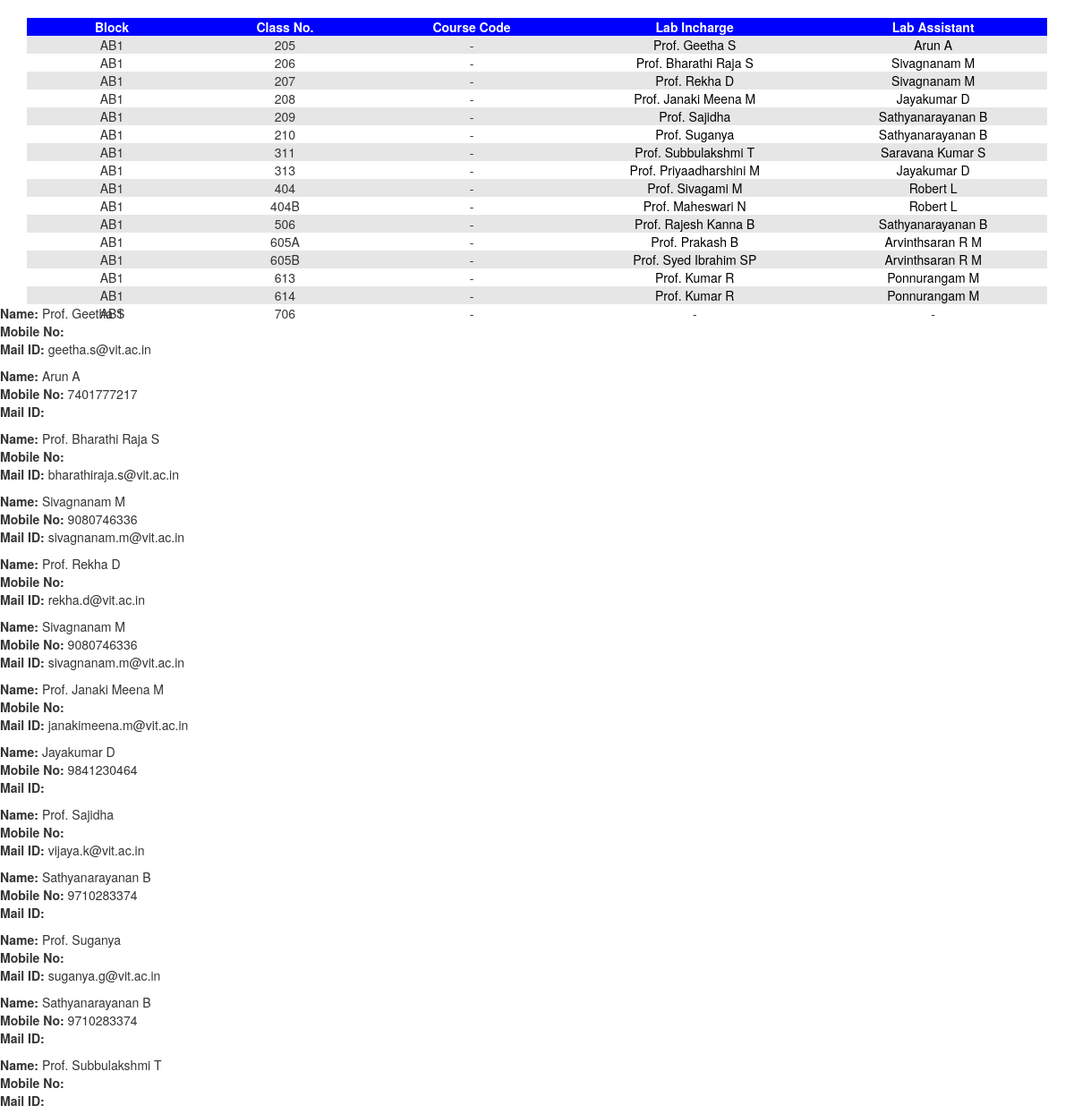
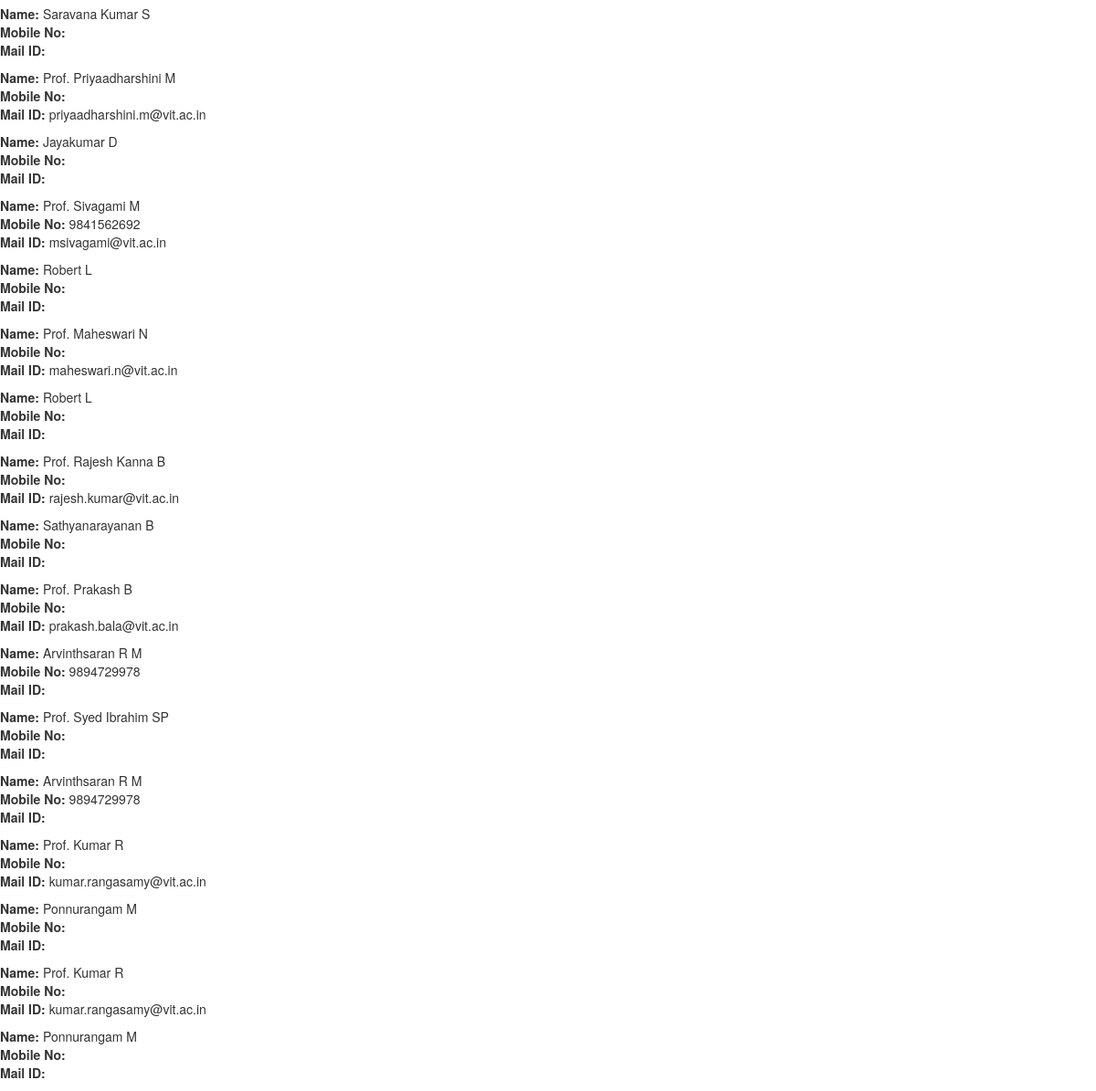
The app's page /1.php with its own data (2 pictures, top to bottom).
### tables this page shows
CREATE TABLE `lab` (
  `block` varchar(10) NOT NULL,
  `cno` varchar(10) NOT NULL,
  `l1` varchar(10) DEFAULT NULL,
  `l3` varchar(10) DEFAULT NULL,
  `l5` varchar(10) DEFAULT NULL,
  `l7` varchar(10) DEFAULT NULL,
  `l9` varchar(10) DEFAULT NULL,
  `l11` varchar(10) DEFAULT NULL,
  `l13` varchar(10) DEFAULT NULL,
  `l15` varchar(10) DEFAULT NULL,
  `l19` varchar(10) DEFAULT NULL,
  `l21` varchar(10) DEFAULT NULL,
  `l23` varchar(10) DEFAULT NULL,
  `l25` varchar(10) DEFAULT NULL,
  `l27` varchar(10) DEFAULT NULL,
  `l29` varchar(10) DEFAULT NULL,
  `l31` varchar(10) DEFAULT NULL,
  `l33` varchar(10) DEFAULT NULL,
  `l35` varchar(10) DEFAULT NULL,
  `l37` varchar(10) DEFAULT NULL,
  `l39` varchar(10) DEFAULT NULL,
  `l41` varchar(10) DEFAULT NULL,
  `l43` varchar(10) DEFAULT NULL,
  `l45` varchar(10) DEFAULT NULL,
  `l47` varchar(10) DEFAULT NULL,
  `l49` varchar(10) DEFAULT NULL,
  `l51` varchar(10) DEFAULT NULL,
  `l53` varchar(10) DEFAULT NULL,
  `l55` varchar(10) DEFAULT NULL,
  `l57` varchar(10) DEFAULT NULL,
  `l59` varchar(10) DEFAULT NULL
);

CREATE TABLE `incharge` (
  `block` varchar(10) NOT NULL,
  `cno` varchar(10) NOT NULL,
  `inc_name` varchar(25) DEFAULT NULL,
  `inc_no` bigint(10) DEFAULT NULL,
  `inc_mail` varchar(50) DEFAULT NULL,
  `ast_name` varchar(25) DEFAULT NULL,
  `ast_no` bigint(10) DEFAULT NULL,
  `ast_mail` varchar(50) DEFAULT NULL
);

### 1.php (the view, shortened to what this page needs)
<!doctype html>
<html>
<head>
		<link rel="stylesheet" href="https://code.jquery.com/mobile/1.4.5/jquery.mobile-1.4.5.min.css" />
		<link rel="stylesheet" href="https://maxcdn.bootstrapcdn.com/bootstrap/3.3.7/css/bootstrap.min.css">
</head>
</html>
<?php
$conn=openCon();
$a = "SELECT * FROM lab,incharge WHERE (incharge.block=lab.block and incharge.cno=lab.cno) ORDER BY incharge.block,incharge.cno";
$result=mysqli_query($conn,$a);
$i=0;
while($row=mysqli_fetch_array($result))
{
	$fn[$i]=$row['inc_name'];
	$fp[$i]=$row['inc_no'];
	$fm[$i]=$row['inc_mail'];
	$an[$i]=$row['ast_name'];
	$ap[$i]=$row['ast_no'];
	$am[$i]=$row['ast_mail'];
	$i++;
}
echo "<div class='container'>
<div class='table-responsive'><table align='center'>
		<tr>
			<th>Block</th>
			<th>Class No.</th>
			<th>Course Code</th>
			<th>Lab Incharge</th>
			<th>Lab Assistant</th>
		</tr>";
$result=mysqli_query($conn,$a);
$ls=$_GET['ls'];
	$i=0;
	while($row=mysqli_fetch_array($result))
	{
		echo "<tr><td>".$row['block']."</td><td>".$row['cno']."</td>";
		if($row[$ls]==NULL)
			echo "<td>-</td>";
		else
			echo "<td>".$row[$ls]."</td>";
		if($row['inc_name']==NULL)
			echo "<td>-</td>";
		else
			echo "<td><a href='#popupa".$i."' data-rel='popup' data-transition='pop' style='color: black;'>Prof. ".$row['inc_name']."</a></td>";
		if($row['ast_name']==NULL)
			echo "<td>-</td>";
		else
			echo "<td><a href='#popupb".$i."' data-rel='popup' data-transition='pop' style='color: black;'>".$row['ast_name']."</a></td></tr>";
		$i++;
	}
echo "</table></div></div>";
for($j=0;$j<15;$j++)
{
echo "
	<div data-role='popup' id='popupa".$j."'>
		<p><b>Name:</b> Prof. ".$fn[$j]."<br /><b>Mobile No:</b> ".$fp[$j]."<br /><b>Mail ID:</b> ".$fm[$j]."</p>
	</div>
	<div data-role='popup' id='popupb".$j."'>
		<p><b>Name:</b> ".$an[$j]."<br /><b>Mobile No:</b> ".$ap[$j]."<br /><b>Mail ID:</b> ".$am[$j]."</p>
	</div>";
}
?>

### 1.php (style rules this page uses)
td { text-align: center; }
th { background-color: blue; color: white; text-align: center; width: 5%; }
tr:nth-child(even) { background-color: #e6e6e6; }
table { cursor: default; white-space: nowrap; min-width: 550px; }
a { cursor: pointer; }
a:link { text-decoration: none; color: black; }
.container { position: relative; top: 20px; }

### records on screen
lab: incharge.block "AB1", incharge.cno "205", incharge.inc_name "Geetha S", incharge.ast_name "Arun A"
lab: incharge.block "AB1", incharge.cno "206", incharge.inc_name "Bharathi Raja S", incharge.ast_name "Sivagnanam M"
lab: incharge.block "AB1", incharge.cno "207", incharge.inc_name "Rekha D", incharge.ast_name "Sivagnanam M"
lab: incharge.block "AB1", incharge.cno "208", incharge.inc_name "Janaki Meena M", incharge.ast_name "Jayakumar D"
lab: incharge.block "AB1", incharge.cno "209", incharge.inc_name "Sajidha", incharge.ast_name "Sathyanarayanan B"
lab: incharge.block "AB1", incharge.cno "210", incharge.inc_name "Suganya", incharge.ast_name "Sathyanarayanan B"
lab: incharge.block "AB1", incharge.cno "311", incharge.inc_name "Subbulakshmi T", incharge.ast_name "Saravana Kumar S"
lab: incharge.block "AB1", incharge.cno "313", incharge.inc_name "Priyaadharshini M", incharge.ast_name "Jayakumar D"
lab: incharge.block "AB1", incharge.cno "404", incharge.inc_name "Sivagami M", incharge.ast_name "Robert L"
lab: incharge.block "AB1", incharge.cno "404B", incharge.inc_name "Maheswari N", incharge.ast_name "Robert L"
lab: incharge.block "AB1", incharge.cno "506", incharge.inc_name "Rajesh Kanna B", incharge.ast_name "Sathyanarayanan B"
lab: incharge.block "AB1", incharge.cno "605A", incharge.inc_name "Prakash B", incharge.ast_name "Arvinthsaran R M"
lab: incharge.block "AB1", incharge.cno "605B", incharge.inc_name "Syed Ibrahim SP", incharge.ast_name "Arvinthsaran R M"
lab: incharge.block "AB1", incharge.cno "613", incharge.inc_name "Kumar R", incharge.ast_name "Ponnurangam M"
lab: incharge.block "AB1", incharge.cno "614", incharge.inc_name "Kumar R", incharge.ast_name "Ponnurangam M"
lab: incharge.block "AB1", incharge.cno "706"

### other values on screen
$fn[$j] "Geetha S"
$fm[$j] "geetha.s@vit.ac.in"
$an[$j] "Arun A"
$ap[$j] "7401777217"
$fn[$j] "Bharathi Raja S"
$fm[$j] "bharathiraja.s@vit.ac.in"
$an[$j] "Sivagnanam M"
$ap[$j] "9080746336"
$am[$j] "sivagnanam.m@vit.ac.in"
$fn[$j] "Rekha D"
$fm[$j] "rekha.d@vit.ac.in"
$fn[$j] "Janaki Meena M"
$fm[$j] "janakimeena.m@vit.ac.in"
$an[$j] "Jayakumar D"
$ap[$j] "9841230464"
